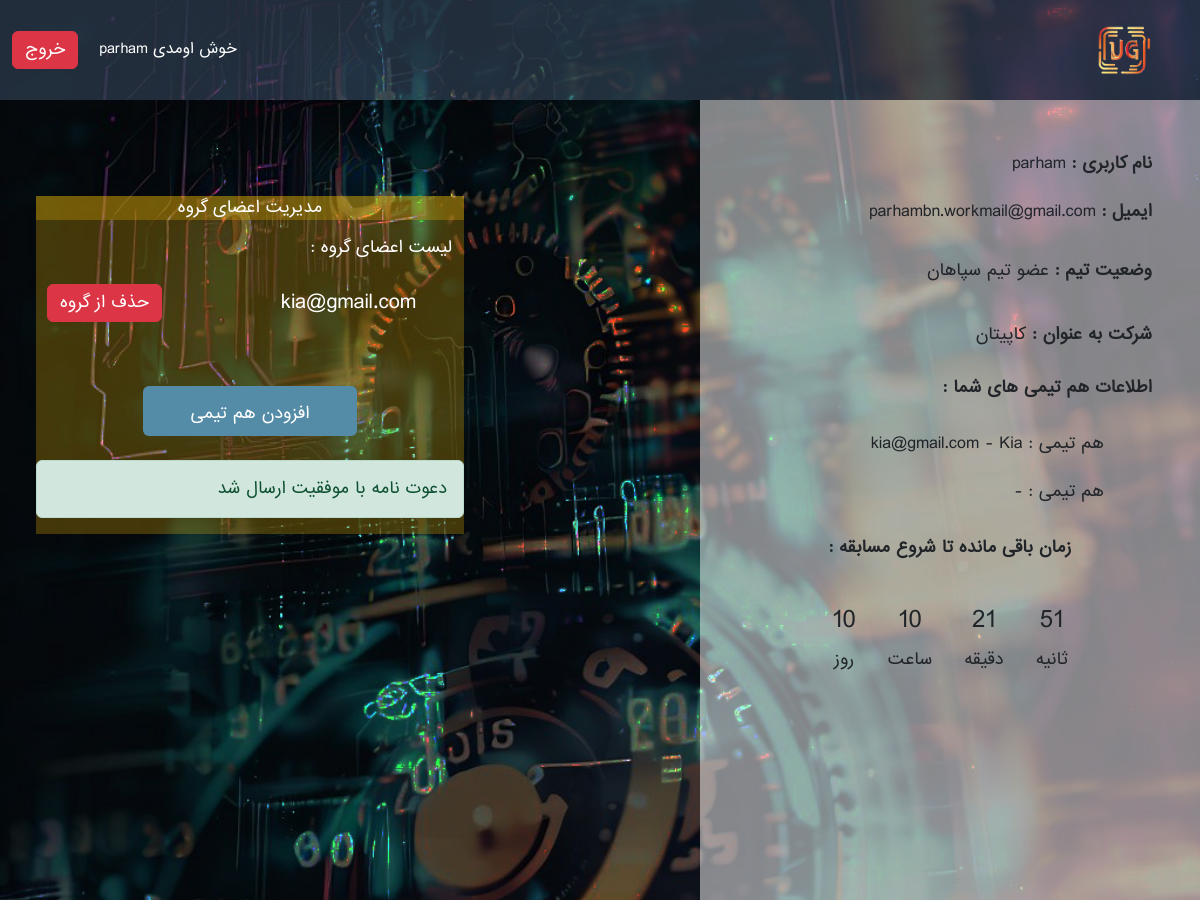
Screenshot of /account/userpanel/ (signed in) with the database file from the repository.
### account_module/models.py (models this page shows)
class User(AbstractUser):
    uid = models.CharField(max_length=20, verbose_name="کد دانشجویی")
    email_activation_code = models.CharField(max_length=100, verbose_name="کد فعال سازی")
    is_capitan = models.BooleanField(verbose_name="شرکت به عنوان کاپیتان", default=False)
    has_team = models.BooleanField(verbose_name="تیم دارد/ندارد", default=False)
    class Meta:
        verbose_name = "کاربر"
        verbose_name_plural = "کاربران"
    def __str__(self):
        if self.first_name != "" and self.last_name != "" :
            return self.get_full_name()
        return self.email

### team_module/models.py (models this page shows)
class teamsModel(models.Model):
    teamName = models.CharField(verbose_name="نام تیم", max_length=200)
    capitan = models.ForeignKey(User, verbose_name="کاپیتان", on_delete=models.CASCADE, related_name="captian")
    teamMate1 = models.OneToOneField(User, verbose_name="هم تیمی اول", on_delete=models.CASCADE, related_name="firstTeamMate", default=None, null=True)
    teamMate2 = models.OneToOneField(User, verbose_name="هم تیمی دوم", on_delete=models.CASCADE, related_name="secondTeamMate", default=None, null=True)

### userpanel_module/views.py (the view)
# urls.py: path("userpanel/", userPanelView.as_view(), name="userPanel")
class userPanelView(View):
    def get(self ,request):
        if(request.user.is_authenticated):
            can_not_send_hasTeam_invite = request.session.get("can_not_send_hasTeam_invite", False)
            send_invite = request.session.get("send_invite", False)
            user_notFound = request.session.get("user_notFound", False)
            group_is_full = request.session.get("group_is_full", False)
            if (can_not_send_hasTeam_invite): del (request.session["can_not_send_hasTeam_invite"])
            if (send_invite): del (request.session["send_invite"])
            if (user_notFound) : del (request.session["user_notFound"])
            if (group_is_full) : del (request.session["group_is_full"])
            user = User.objects.get(email__iexact=request.user.email)
            userHasTeam = teamsModel.objects.filter(Q(capitan=user) | Q(teamMate1=user) | Q(teamMate2=user)).exists()
            if(userHasTeam):
                team = teamsModel.objects.get(Q(capitan=user) | Q(teamMate1=user) | Q(teamMate2=user))
                teamName  = team.teamName
            else:
                team = None
                teamName = None
            invites = inviteModel.objects.filter(reciver=user, is_accept=False, is_reject=False)
            context = {
                "user": user,
                "userTeam_name": teamName,
                "team": team,
                "can_not_send_hasTeam_invite" : can_not_send_hasTeam_invite,
                "send_invite" : send_invite,
                "user_notFound" : user_notFound,
                "invites" : invites,
                "group_is_full": group_is_full,
            }
            return render(request,"userpanel_module/userpanel.html", context)
        return redirect(reverse("home-page"))

### userpanel_module/templates/userpanel_module/userpanel.html (shortened to what this page needs)
{% extends "shared/_layout.html" %}
{% load static %}
{% load render_partial %}
{% block header %}
    <header style="background-image: url({% static 'Images/3-d5.jpg' %}">
        <nav dir="rtl" class="navbar navbar-expand-lg bg-custom navbar-dark py-0">
          <div class="container-fluid d-md-flex">
            <a class="navbar-brand d-flex align-content-center flex-grow-1 justify-content-center flex-lg-grow-0 p-0" href="{% url 'home-page' %}">
              <img src="{% static 'Images/UG.png' %}" width="100" height="100">
            </a>
                <div class="d-none d-lg-flex d-grid gap-2" id="navbarAccount">
                <button class="btn bg-transparent text-white">خوش اومدی {{ user.username }}</button>
                <a href="{% url 'logout_page' %}" class="btn btn-danger">خروج</a>
                </div>
            </div>
        </nav>
    </header>
{% endblock %}
{% block main %}
    <main id="userPanel-main" style="height: fit-content;background-image: url({% static 'Images/3-d5.jpg' %}">
        <section dir="rtl">
            <div class="container-fluid">
                <div class="row">
                    <div style="height: 100vh" class="col-md-5 offset-2 bg-white bg-opacity-50 d-flex flex-column p-5 lh-lg">
                        <p><span class="fw-bold">نام کاربری : </span> {{ user.username }}</p>
                        <p><span class="fw-bold">ایمیل : </span>{{ user.email }}</p>
                        {% if userTeam_name %}
                        <p><span class="fw-bold">وضعیت تیم :</span> عضو تیم {{ userTeam_name }}  </p>
                            {% elif user.is_capitan and  user.has_team == False %}
                             <p><span class="fw-bold">وضعیت تیم :</span> تیم جدید - بدون اسم <i class="fa fa-check" style="font-size:24px;color:#369789"></i> </p>
                            <div class="alert alert-danger" role="alert">
                              لطفا نام تیم جدید خود را ثبت کنید
                            </div>
                            {% else %}
                        <p><span class="fw-bold">وضعیت تیم :</span> بدون عضویت در تیم <i class="fa fa-close" style="font-size:24px;color:rgb(190, 24, 24)"></i> </p>
                        {% endif %}
                        {% if user.is_capitan %}
                             <p><span class="fw-bold"> شرکت به عنوان : </span> کاپیتان </p>
                            {% else %}
                        <p><span class="fw-bold"> شرکت به عنوان : </span>  عضو عادی <i class="fa fa-user-circle-o" style="font-size:24px;color:#188cbe"></i></p>
                        {% endif %}
                        <p><span class="fw-bold"> اطلاعات هم تیمی های شما : </span> </p>
                        <ul class="pe-5">
                            {% if user == team.capitan %}
                                <li class="py-2"> هم تیمی : {{ team.teamMate1.email}} - {{ team.teamMate1.username }}</li>
                            <li class="py-2"> هم تیمی :  {{ team.teamMate2.email}} - {{ team.teamMate2.username }}</li>
                            {% elif user == team.teamMate1%}
                                <li class="py-2"> هم تیمی :  {{ team.capitan.email}} - {{ team.capitan.username }}</li>
                            <li class="py-2"> هم تیمی :  {{ team.teamMate2.email}} - {{ team.teamMate2.username }}</li>
                            {% elif user == team.teamMate2 %}
                                <li class="py-2">  هم تیمی : {{ team.capitan.email}} - {{ team.capitan.username }}</li>
                            <li class="py-2"> هم تیمی : {{ team.teamMate1.email}} - {{ team.teamMate1.username }}</li>
                            {% endif %}
                        </ul>
                        <p style="text-align: center;">
                            <span class="fw-bold">زمان باقی مانده تا شروع مسابقه :</span>
                        </p>
                        <div class="d-flex flex-row-reverse justify-content-center" id="timer">
                            <div id="day-container" class="d-flex flex-column align-items-center p-3">
                                <div id="days" style="font-size: 1.5rem;">00</div>
                                <span style="font-size: 1rem;">روز</span>
                            </div>
                            <div id="hour-container" class="d-flex flex-column align-items-center p-3">
                                <div id="hours" style="font-size: 1.5rem;">00</div>
                                <span style="font-size: 1rem;">ساعت</span>
                            </div>
                            <div id="minutes-container" class="d-flex flex-column align-items-center p-3">
                                <div id="minutes" style="font-size: 1.5rem;">00</div>
                                <span style="font-size: 1rem;">دقیقه</span>
                            </div>
                            <div id="seconds-container" class="d-flex flex-column align-items-center p-3">
                                <div id="seconds" style="font-size: 1.5rem;">00</div>
                                <span style="font-size: 1rem;">ثانیه</span>
                            </div>
                        </div>
                    </div>
                    <div class="col-md-5 p-sm-5 ">
                        {% if user.is_capitan %}
                            <div class="row mt-sm-5 bg-warning bg-opacity-25 justify-content-center">
                            <p class="text-bg-warning text-white" style="text-align: center;">
                                مدیریت اعضای گروه
                            </p>
                            <p class="text-white">
                                لیست اعضای گروه :
                            </p>
                            <ul class="text-white pe-md-5">
                                <li class="py-2 input-group justify-content-between align-items-center">
                                    {% if team.teamMate1 != None %}
                                        <p class="fs-5 m-0">{{ team.teamMate1 }}</p>
                                        <form action="{% url 'remove_user' %}" method="post">
                                            <button class="btn btn-danger">حذف از گروه</button>
                                        </form>
                                    {% endif %}
                                </li>
                            <li class="py-2 input-group justify-content-between align-items-center">
                                </li>
                            </ul>
                                <button class="btn customcolor3 w-50 m-4" data-bs-toggle="modal" data-bs-target="#addTeamMate_form_ModalLabel">
                                افزودن هم تیمی
                                 </button>
                            {% if send_invite %}
                                <div class="alert alert-success" role="alert">
                              دعوت نامه با موفقیت ارسال شد
                            </div>
                                {% elif user_notFound %}
                                <div class="alert alert-danger" role="alert">
                              کاربری با ایمیل وارد شده یافت نشد
                            </div>
                                {% elif can_not_send_hasTeam_invite %}
                                <div class="alert alert-danger" role="alert">
                              امکان ارسال دعوت نامه به فردی که عضو تیم دیگری است، وجود ندارد
                            </div>
                            {% endif %}
                        </div>
                        {% endif %}
                    </div>
                </div>
            </div>
        </section>
    </main>
{% endblock %}

### static/Css/settings.css (style rules this page uses)
* { box-sizing: border-box; margin: 0; padding: 0; list-style: none; text-decoration: none; font-family: "IranSans"; }

### static/Css/header.css (style rules this page uses)
header { background-size: cover; height: fit-content; }
nav { border: none; }
nav #navbarAccount button { font-size: .9rem !important; }
.bg-custom { background-color: #334257a2; }
@media (min-width:768px) { #timer { font-size:3rem; } }

### static/Css/main.css (style rules this page uses)
main#userPanel-main { background-size: cover; }

### static/Css/colorPlate.css (style rules this page uses)
.customcolor3 { background-color: #548CA8; color: #fff; }

### rows the page displays
User: username "parham", email "parhambn.workmail@gmail.com"
teamsModel: teamName "سپاهان", teamMate1.email "kia@gmail.com", teamMate1.username "Kia", teamMate1 "kia@gmail.com"
